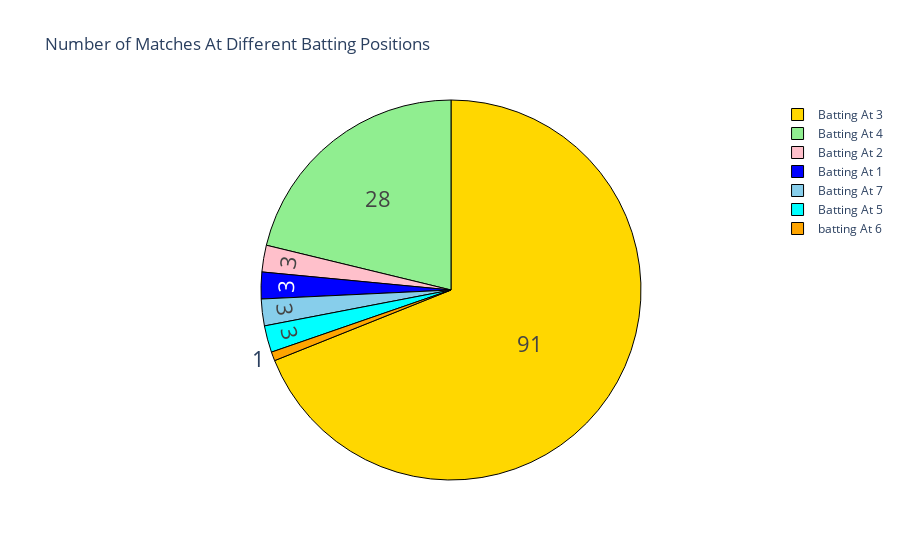

Write notebook code for a chart like this one.
### Markdown cell above
#### In so many innings played by Virat Kohli, he scored over 100 or close to it. That is a good sign of consistency
#### Now let’s see all the batting positions played by Virat Kohli:

### Code cell
# Batting Positions
data["Pos"] = data["Pos"].map({1.0: "Batting At 1", 2.0: "Batting At 2", 3.0: "Batting At 3", 4.0: "Batting At 4", 5.0:"Batting At 5",
                               6.0: "batting At 6", 7.0:"Batting At 7"})

Pos = data["Pos"].value_counts()
label = Pos.index
counts = Pos.values
colors = ['gold','lightgreen', "pink", "blue", "skyblue", "cyan", "orange"]

fig = go.Figure(data=[go.Pie(labels=label, values=counts)])
fig.update_layout(title_text='Number of Matches At Different Batting Positions')
fig.update_traces(hoverinfo='label+percent', textinfo='value', textfont_size=22,
                  marker=dict(colors=colors, line=dict(color='black', width=1)))
fig.show()

### Figure 1 — Plotly figure (JSON) as saved in the notebook; plotly's stock layout.template omitted (floating-point values rounded to 4 significant figures)
{"data": [{"hoverinfo": "label+percent", "labels": ["Batting At 3", "Batting At 4", "Batting At 2", "Batting At 1", "Batting At 7", "Batting At 5", "batting At 6"], "marker": {"colors": ["gold", "lightgreen", "pink", "blue", "skyblue", "cyan", "orange"], "line": {"color": "black", "width": 1}}, "textfont": {"size": 22}, "textinfo": "value", "type": "pie", "values": [91, 28, 3, 3, 3, 3, 1]}], "layout": {"autosize": true, "title": {"text": "Number of Matches At Different Batting Positions"}}}
